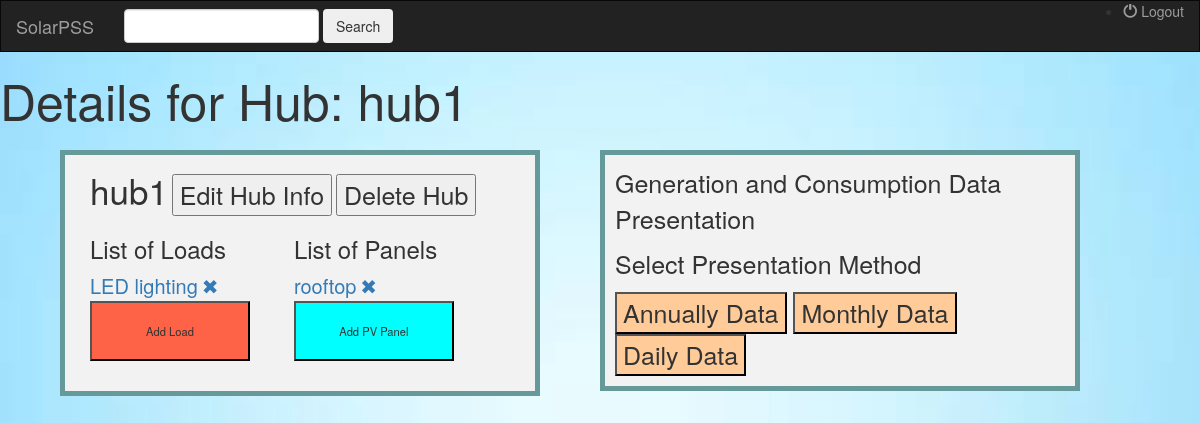
Page /PSS/hub/hub1/ (signed in) on the committed database.
### PSS/models.py (models this page shows)
class Hub(models.Model):
    owner = models.ForeignKey(User, on_delete=models.CASCADE)
    hub_name = models.CharField(max_length=100)

class Load(models.Model):
    hub = models.ForeignKey(Hub, on_delete=models.CASCADE)
    load_name = models.CharField(max_length=100)
    essential = models.BooleanField(default=True)

class Panel(models.Model):
    hub = models.ForeignKey(Hub, on_delete=models.CASCADE)
    panel_name = models.CharField(max_length=100, null=True)
    rated_power = models.FloatField(null=True)
    install_cost = models.FloatField(default=0.0)
    life_span = models.IntegerField(default=25)

### PSS/views.py (the view, shortened to what this page needs)
# urls.py: url(r'^PSS/hub/(?P<hub_name>[\w\s.@+-]+)/$', views.hubDetail, name = 'hub-detail'),
def hubDetail(request, hub_name):
    load_form = LoadForm()
    panel_form = PanelForm()
    current_user = User.objects.get(username = request.user.username)
    current_hub = current_user.hub_set.get(hub_name = hub_name)
    now = datetime.now()
    max_date = date.today()
    min_date = date(max_date.year - 1, 1, 1)
    current_year = now.year
    context = {'load_form': load_form, 'panel_form': panel_form, 'hub': current_hub, 'years': range(current_year,current_year-2,-1), 'months': range(1,13), 'min_date': min_date, 'max_date': max_date}
    return render(request, 'PSS/hub_detail.html', context)

### PSS/forms.py
class LoadForm(ModelForm):
    load_name = forms.CharField(widget=forms.Select(choices = LOAD_CHOICES))
    essential = forms.ChoiceField(choices = BOOLEAN_CHOICES,
                                  label='Is your load essential? (cannot be situationally cut down)',
                                  widget=forms.Select())
    class Meta:
        model = Load
        fields = ['load_name', 'essential']

class PanelForm(ModelForm):
    class Meta:
        model = Panel
        fields = ['panel_name', 'rated_power']

### PSS/templates/PSS/hub_detail.html (shortened to what this page needs)
{% extends 'PSS/base.html' %}
{% block code %}
<h1>Details for Hub: {{hub.hub_name}}</h1>
<span class="hub-display">
    <div class="container">
        <span class="inline-block" style="font-size: 35px;">{{hub.hub_name}}</span>
        <span class="inline-block"><button style="font-size: 25px;">Edit Hub Info</button></span>
        <span class="inline-block"><button style="font-size: 25px;">Delete Hub</button></span>
    </div>
    <div class="container">
        <span class="inline-block" style="margin-right:20px; display: inline-block;">
            <h3>List of Loads</h3>
            {% for load in hub.load_set.all %}
            <div>
                <a href="{% url 'PSS:load-detail' hub.hub_name load.load_name %}" style="font-size: 20px;">{{load.load_name}}</a>
                <a href="{% url 'PSS:load-delete' hub.hub_name load.load_name %}" style="font-size: 20px;">&#10006</a>
            </div>
            {% endfor %}
            <button onclick="document.getElementById('load_form_modal').style.display='block'; load_get_hub('{{hub.hub_name}}')" class="comp-button" style="background:tomato;">Add Load</button>
        </span>
        <span class="inline-block" style="margin-right: 20px; display: inline-block;">
            <h3>List of Panels</h3>
            {% for panel in hub.panel_set.all %}
            <div>
                <a href="{% url 'PSS:panel-detail' hub.hub_name panel.panel_name %}" style="font-size: 20px;">{{panel.panel_name}}</a>
                <a href="{% url 'PSS:panel-delete' hub.hub_name panel.panel_name %}" style="font-size: 20px;">&#10006</a>
            </div>
            {% endfor %}
            <button onclick="document.getElementById('panel_form_modal').style.display='block'; panel_get_hub('{{hub.hub_name}}')" class="comp-button" style="background:cyan;">Add PV Panel</button>
        </span>
    </div>
</span>
<span class="data-view">
    <p style="font-size: 25px;">Generation and Consumption Data Presentation</p>
    <span class="inline-block" style="font-size: 25px;">
        <p>Select Presentation Method</p>
        <button class="display-button" onclick="document.getElementById('year-form').style.display='block';document.getElementById('month-form').style.display='none';document.getElementById('day-form').style.display='none'">Annually Data</button>
        <button class="display-button" onclick="document.getElementById('month-form').style.display='block';document.getElementById('year-form').style.display='none';document.getElementById('day-form').style.display='none'">Monthly Data</button>
        <button class="display-button" onclick="document.getElementById('day-form').style.display='block';document.getElementById('year-form').style.display='none';document.getElementById('month-form').style.display='none'">Daily Data</button>
    </span>
</span>
{% endblock %}

### PSS/static/PSS/style.css (style rules this page uses)
body { margin:0; padding:0; background: url("images/homebackground.jpg"); background-repeat: no-repeat; background-size: cover ; }
h1 { font-size: 50px; }
.comp-button { position: relative; height: 60px; width: 160px; margin: 10px; right: 10px; bottom: 10px; font-size: 1.4vh; }
.hub-display { padding: 10px; position: fixed; height: auto; width:40%; left: 5%; top: 150px; background-color: #f2f2f2; border-style: solid; border-width: 5px; border-color: #669999; }
.data-view { padding: 10px; position: fixed; height: auto; width: 40%; right: 10%; top: 150px; background-color: #f2f2f2; border-style: solid; border-width: 5px; border-color: #669999; }
.display-button { font-size: 25px; background-color: #ffcc99; }

### rows in the picture
Hub: hub_name "hub1"
Load: load_name "LED lighting"
Panel: panel_name "rooftop"
